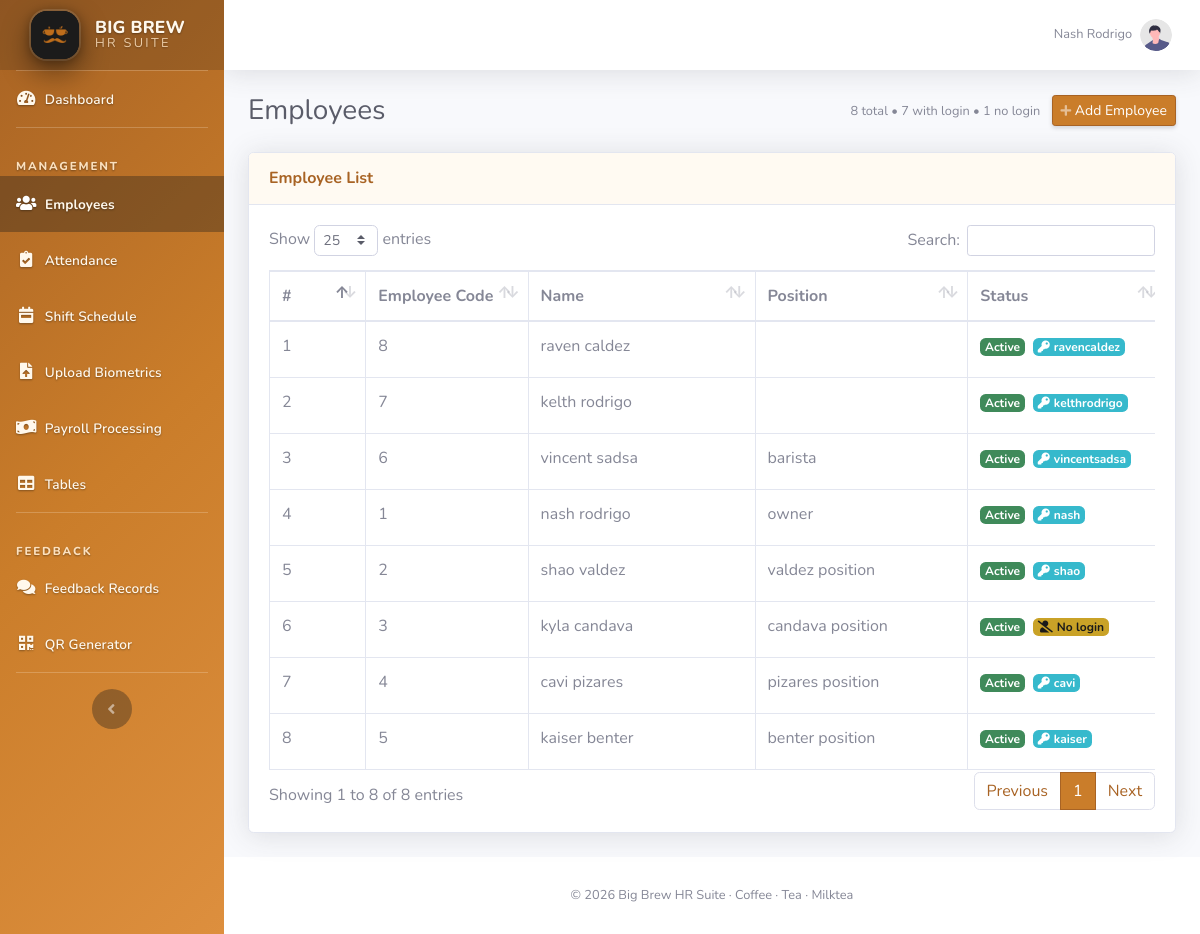
/employees.php (signed in), run on the app's committed database.
### tables this page shows
CREATE TABLE `employees` (
  `id` int(11) NOT NULL,
  `employee_id` varchar(50) NOT NULL,
  `first_name` varchar(100) NOT NULL,
  `last_name` varchar(100) NOT NULL,
  `position` varchar(150) DEFAULT NULL,
  `branch` varchar(150) DEFAULT NULL,
  `contact_number` varchar(20) DEFAULT NULL,
  `email` varchar(150) DEFAULT NULL,
  `hourly_rate` decimal(8,2) NOT NULL DEFAULT 0.00,
  `shift_id` int(11) DEFAULT NULL,
  `status` varchar(20) DEFAULT 'active',
  `created_at` timestamp NOT NULL DEFAULT current_timestamp(),
  `updated_at` timestamp NOT NULL DEFAULT current_timestamp() ON UPDATE current_timestamp()
);

### employees.php (the view, shortened to what this page needs)
<?php
require_once 'db_con.php';
$employees = [];
if ($conn) {
    try {
        $employees = $conn->query("SELECT e.*, a.id AS admin_id, a.username, a.role FROM employees e LEFT JOIN admin_users a ON a.employee_id = e.id ORDER BY e.created_at DESC")->fetchAll();
    } catch (Exception $e) {}
}
require 'includes/head.php';
require 'includes/layoutSidenav_nav.php';
?>
<div class="container-fluid">
    <div class="d-sm-flex align-items-center justify-content-between mb-4">
        <h1 class="h3 mb-0 text-gray-800">Employees</h1>
        <div class="mt-2 mt-sm-0">
            <span class="mr-2 small text-gray-600">
                <?php
                $cnt = count($employees);
                $withAcc = 0; foreach ($employees as $e) if (!empty($e['admin_id'])) $withAcc++;
                echo $cnt . ' total • ' . $withAcc . ' with login • ' . ($cnt - $withAcc) . ' no login';
                ?>
            </span>
            <button class="btn btn-sm btn-primary shadow-sm" data-toggle="modal" data-target="#addModal"><i class="fas fa-plus fa-sm text-white-50"></i> Add Employee</button>
        </div>
    </div>
    <div class="card shadow mb-4">
        <div class="card-header py-3"><h6 class="m-0 font-weight-bold text-primary">Employee List</h6></div>
        <div class="card-body">
            <div class="table-responsive">
                <table class="table table-bordered text-nowrap" id="dataTable" width="100%" cellspacing="0" style="min-width:1100px;">
                    <thead><tr><th>#</th><th>Employee Code</th><th>Name</th><th>Position</th><th>Status</th><th>Actions</th></tr></thead>
                    <tbody>
                        <?php $idx = 0; foreach ($employees as $e): $idx++;
                            $fullName = trim(($e['first_name'] ?? '') . ' ' . ($e['last_name'] ?? ''));
                            $hasLogin = !empty($e['admin_id']);
                        ?>
                        <tr>
                            <td class="text-nowrap"><?php echo $idx; ?></td>
                            <td class="text-nowrap"><?php echo htmlspecialchars($e['employee_id']); ?></td>
                            <td><?php echo htmlspecialchars($fullName); ?></td>
                            <td class="text-break"><?php echo htmlspecialchars($e['position'] ?? '-'); ?></td>
                            <td class="text-nowrap">
                                <span class="badge badge-<?php echo $e['status'] === 'active' ? 'success' : 'secondary'; ?> mr-1"><?php echo ucfirst($e['status'] ?? 'active'); ?></span>
                                <?php if ($hasLogin): ?>
                                    <span class="badge badge-info" title="Login account: <?php echo htmlspecialchars($e['username']); ?>"><i class="fas fa-key mr-1"></i><?php echo htmlspecialchars($e['username']); ?></span>
                                <?php else: ?>
                                    <span class="badge badge-warning"><i class="fas fa-user-slash mr-1"></i>No login</span>
                                <?php endif; ?>
                            </td>
                        </tr>
                        <?php endforeach; ?>
                    </tbody>
                </table>
            </div>
        </div>
    </div>
</div>
<?php
require 'includes/footer.php';
require 'includes/footercdn.php';

### data on the page
employees: employee "3", fullName "kyla candava", position "candava position", status "Active", shows "No login"

### other printed values
$displayName "Nash Rodrigo"
$cnt "8"
$withAcc "7"
$cnt - $withAcc "1"
$e['employee_id'] "8"
$fullName "raven caldez"
$e['status'] "Active"
$e['username'] "ravencaldez"
$e['employee_id'] "7"
$fullName "kelth rodrigo"
$e['username'] "kelthrodrigo"
$e['employee_id'] "6"
$fullName "vincent sadsa"
$e['position'] "barista"
$e['username'] "vincentsadsa"
